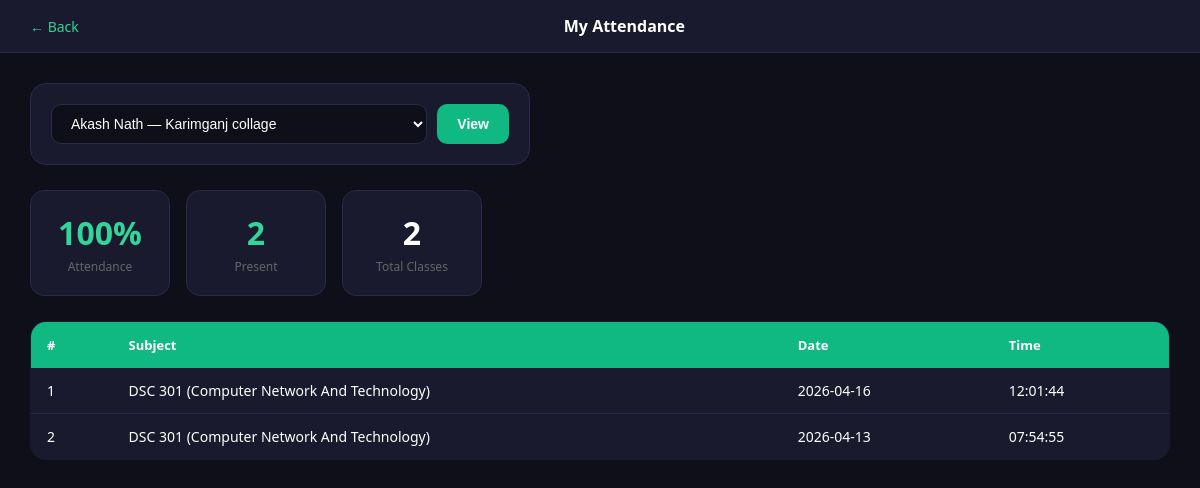
The page /student/attendance?teacher_id=1 (signed in) on the database its author committed.
### tables this page shows
CREATE TABLE attendance (
    id INTEGER PRIMARY KEY,
    student_id INTEGER,
    teacher_id INTEGER,
    subject_id INTEGER,
    date TEXT,
    time TEXT
);

CREATE TABLE subjects (
    id INTEGER PRIMARY KEY,
    teacher_id INTEGER,
    name TEXT,
    time_slot TEXT
);

### app.py (the view)
@app.route('/student/attendance')
def student_attendance():
    if 'student_id' not in session:
        return redirect('/student/login')
    conn = sqlite3.connect(DB)
    c = conn.cursor()
    c.execute("""SELECT t.id, t.name, t.college FROM requests r
                 JOIN teachers t ON r.teacher_id = t.id
                 WHERE r.student_id=? AND r.status='accepted'""", (session['student_id'],))
    teachers = c.fetchall()
    selected_teacher = request.args.get('teacher_id')
    records = []
    percentage = 0
    total = 0
    present = 0
    if selected_teacher:
        c.execute("""SELECT sub.name, a.date, a.time FROM attendance a
                     JOIN subjects sub ON a.subject_id = sub.id
                     WHERE a.student_id=? AND a.teacher_id=?
                     ORDER BY a.date DESC""",
                  (session['student_id'], selected_teacher))
        records = c.fetchall()
        present = len(records)
        c.execute("SELECT COUNT(DISTINCT date) FROM attendance WHERE teacher_id=?", (selected_teacher,))
        total = c.fetchone()[0]
        if total > 0:
            percentage = round((present / total) * 100)
    conn.close()
    return render_template('student_attendance.html',
        teachers=teachers, records=records,
        selected_teacher=selected_teacher,
        percentage=percentage, present=present, total=total)

### templates/student_attendance.html (shortened to what this page needs)
<!DOCTYPE html>
<html>
<head>
</head>
<body>
    <div class="navbar">
        <a href="/student/dashboard">← Back</a>
        <div class="title">My Attendance</div>
    </div>
    <div class="main">
        <form method="GET" action="/student/attendance">
            <div class="filter-box">
                <select name="teacher_id">
                    {% for t in teachers %}
                    <option value="{{ t[0] }}" {% if selected_teacher == t[0]|string %}selected{% endif %}>
                        {{ t[1] }} — {{ t[2] }}
                    </option>
                    {% endfor %}
                </select>
                <button type="submit">View</button>
            </div>
        </form>
        {% if selected_teacher %}
        <div class="stats">
            <div class="stat">
                <div class="num {{ 'good' if percentage >= 75 else 'bad' }}">{{ percentage }}%</div>
                <div class="label">Attendance</div>
            </div>
            <div class="stat">
                <div class="num good">{{ present }}</div>
                <div class="label">Present</div>
            </div>
            <div class="stat">
                <div class="num">{{ total }}</div>
                <div class="label">Total Classes</div>
            </div>
        </div>
        {% if records %}
        <table>
            <tr>
                <th>#</th>
                <th>Subject</th>
                <th>Date</th>
                <th>Time</th>
            </tr>
            {% for r in records %}
            <tr>
                <td>{{ loop.index }}</td>
                <td>{{ r[0] }}</td>
                <td>{{ r[1] }}</td>
                <td>{{ r[2] }}</td>
            </tr>
            {% endfor %}
        </table>
        {% else %}
        <div class="empty">No attendance records yet</div>
        {% endif %}
        {% else %}
        <div class="empty">Select a teacher to view your attendance</div>
        {% endif %}
    </div>
</body>
</html>

### templates/student_attendance.html (style rules this page uses)
* { margin: 0; padding: 0; box-sizing: border-box; }
body { font-family: 'Segoe UI', sans-serif; background: #0f0f1a; color: white; min-height: 100vh; }
.navbar { background: #1a1a2e; border-bottom: 1px solid #2a2a4a; padding: 15px 30px; display: flex; align-items: center; justify-content: space-between; }
.navbar a { color: #34d399; text-decoration: none; font-size: 14px; }
.navbar .title { font-weight: 700; font-size: 16px; }
.main { padding: 30px; }
.filter-box { background: #1a1a2e; border: 1px solid #2a2a4a; border-radius: 16px; padding: 20px; max-width: 500px; margin-bottom: 25px; display: flex; gap: 10px; }
select { flex: 1; padding: 10px 15px; background: #0f0f1a; border: 1px solid #2a2a4a; border-radius: 10px; color: white; font-size: 14px; }
select option { background: #1a1a2e; }
button { padding: 10px 20px; background: #10b981; color: white; border: none; border-radius: 10px; cursor: pointer; font-size: 14px; font-weight: 600; }
.stats { display: flex; gap: 16px; margin-bottom: 25px; flex-wrap: wrap; }
.stat { background: #1a1a2e; border: 1px solid #2a2a4a; border-radius: 14px; padding: 20px; text-align: center; min-width: 140px; }
.stat .num { font-size: 32px; font-weight: 800; }
.stat .label { font-size: 12px; color: #666; margin-top: 4px; }
.good { color: #34d399; }
table { width: 100%; border-collapse: collapse; background: #1a1a2e; border-radius: 16px; overflow: hidden; border: 1px solid #2a2a4a; }
th { background: #10b981; padding: 14px 16px; text-align: left; font-size: 13px; }
td { padding: 13px 16px; border-bottom: 1px solid #2a2a4a; font-size: 14px; }
tr:last-child td { border-bottom: none; }

### rows shown on the page
attendance: name "DSC 301 (Computer Network And Technology)", date "2026-04-16", time "12:01:44"
attendance: name "DSC 301 (Computer Network And Technology)", date "2026-04-13", time "07:54:55"

### other values the page prints
{{ percentage }} "100"
{{ present }} "2"
{{ total }} "2"
form field teacher_id "Akash Nath — Karimganj collage"
